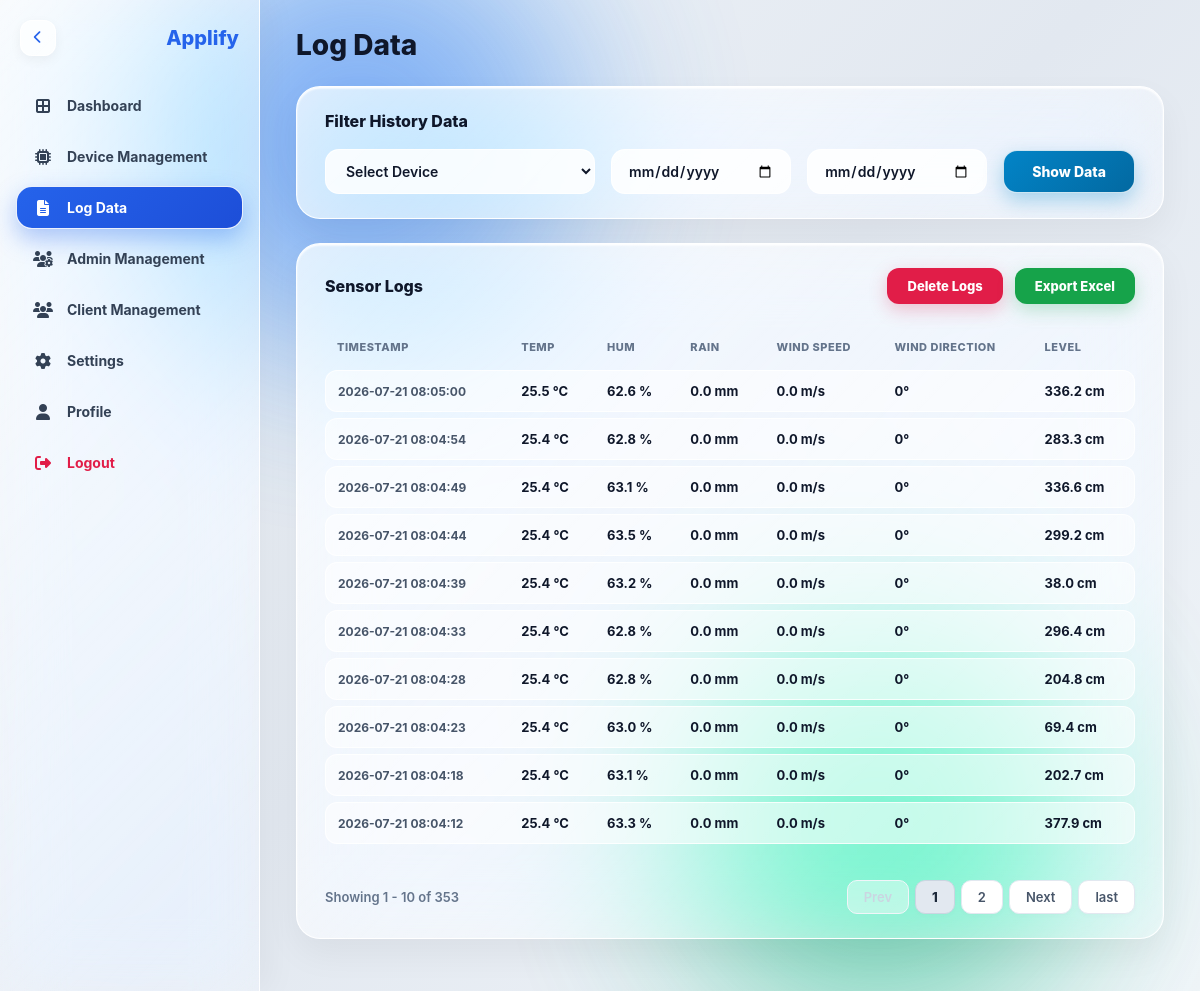
/log_data.php (signed in), run on the app's committed database.
### tables this page shows
CREATE TABLE `sensor_data` (
  `id` int(11) NOT NULL,
  `suhu` float NOT NULL,
  `kelembaban` float NOT NULL,
  `jarak` float NOT NULL,
  `waktu` timestamp NOT NULL DEFAULT current_timestamp(),
  `device_code` varchar(50) DEFAULT 'ST001',
  `rain` float DEFAULT 0,
  `wind_speed` float DEFAULT 0,
  `wind_direction` int(11) DEFAULT 0
);

### log_data.php (the view, shortened to what this page needs)
<?php
require 'config.php';
$selected_device = $_GET['device_code'] ?? '';
$start_date      = $_GET['start_date'] ?? '';
$end_date        = $_GET['end_date'] ?? '';
$page            = max(1, intval($_GET['page'] ?? 1));
$limit           = 10;
$offset          = ($page - 1) * $limit;
$where = ["1=1"];
$params = [];
$where_sql = implode(' AND ', $where);
$totalRows = 0;
try {
    $stmtCount = $pdo->prepare("SELECT COUNT(*) FROM sensor_data WHERE {$where_sql}");
    $stmtCount->execute($params);
    $totalRows = $stmtCount->fetchColumn() ?: 0;
} catch (PDOException $e) {}
$totalPages = max(1, ceil($totalRows / $limit));
$logsData = [];
try {
    $sqlData = "SELECT * FROM sensor_data WHERE {$where_sql} ORDER BY id DESC LIMIT {$limit} OFFSET {$offset}";
    $stmtData = $pdo->prepare($sqlData);
    $stmtData->execute($params);
    $logsData = $stmtData->fetchAll(PDO::FETCH_ASSOC);
} catch (PDOException $e) {}
$startItem = $totalRows > 0 ? ($offset + 1) : 0;
$endItem   = min($offset + $limit, $totalRows);
?>
<!DOCTYPE html>
<html lang="id">
<head>
<link rel="stylesheet" href="https://cdnjs.cloudflare.com/ajax/libs/font-awesome/6.5.1/css/all.min.css">
</head>
<body>
<div class="aurora-blob blob-blue"></div>
<div class="aurora-blob blob-green"></div>
<div class="layout">
  <div class="sidebar" id="sidebar">
    <div class="sidebar-header">
      <button class="sidebar-toggle-btn" onclick="toggleSidebar()" id="toggleBtn">
        <i class="fa-solid fa-chevron-left" id="toggleIcon"></i>
      </button>
      <div class="brand-title"><span>Applify</span></div>
    </div>
    <ul class="menu">
      <li><a href="dashboard.php" title="Dashboard"><i class="fa-solid fa-border-all"></i><span class="menu-text">Dashboard</span></a></li>
      <li><a href="device_management.php" title="Device Management"><i class="fa-solid fa-microchip"></i><span class="menu-text">Device Management</span></a></li>
      <li><a href="log_data.php" class="active" title="Log Data"><i class="fa-solid fa-file-lines"></i><span class="menu-text">Log Data</span></a></li>
      <li><a href="admin_management.php" title="Admin Management"><i class="fa-solid fa-users-gear"></i><span class="menu-text">Admin Management</span></a></li>
      <li><a href="client_management.php" title="Client Management"><i class="fa-solid fa-users"></i><span class="menu-text">Client Management</span></a></li>
      <li><a href="settings.php" title="Settings"><i class="fa-solid fa-gear"></i><span class="menu-text">Settings</span></a></li>
      <li><a href="profile.php" title="Profile"><i class="fa-solid fa-user"></i><span class="menu-text">Profile</span></a></li>
      <li><a href="logout.php" style="color: #e11d48;" title="Logout"><i class="fa-solid fa-right-from-bracket"></i><span class="menu-text">Logout</span></a></li>
    </ul>
  </div>
  <div class="main">
    <div class="topbar">
      <h1>Log Data</h1>
    </div>
    <div class="glass-card">
      <div class="card-title">Filter History Data</div>
      <form method="GET" class="filter-grid">
        <select name="device_code" class="form-control-custom">
          <option value="">Select Device</option>
        </select>
        <input type="date" name="start_date" class="form-control-custom" value="<?= htmlspecialchars($start_date) ?>">
        <input type="date" name="end_date" class="form-control-custom" value="<?= htmlspecialchars($end_date) ?>">
        <button type="submit" class="btn-show-data">Show Data</button>
      </form>
    </div>
    <div class="glass-card">
      <div class="logs-header">
        <div class="card-title" style="margin-bottom:0;">Sensor Logs</div>
        <div class="logs-actions">
          <form method="POST" style="display:inline;" onsubmit="return confirm('Apakah Anda yakin ingin menghapus SELURUH log data sensor?');">
            <button type="submit" class="btn-delete-logs">Delete Logs</button>
          </form>
          <a href="log_data.php?export=excel&device_code=<?= urlencode($selected_device) ?>&start_date=<?= urlencode($start_date) ?>&end_date=<?= urlencode($end_date) ?>" class="btn-export-excel">
            Export Excel
          </a>
        </div>
      </div>
      <div class="table-responsive">
        <table>
          <thead>
            <tr>
              <th>TIMESTAMP</th>
              <th>TEMP</th>
              <th>HUM</th>
              <th>RAIN</th>
              <th>WIND SPEED</th>
              <th>WIND DIRECTION</th>
              <th>LEVEL</th>
            </tr>
          </thead>
          <tbody>
            <?php if (empty($logsData)): ?>
              <tr>
                <td colspan="7" style="text-align: center; color: #64748b; padding: 30px;">Tidak ada data log yang ditemukan.</td>
              </tr>
            <?php else: foreach ($logsData as $row): ?>
              <tr>
                <td style="color: #475569; font-size: 12px;"><?= htmlspecialchars($row['waktu']) ?></td>
                <td><?= number_format($row['suhu'], 1) ?> °C</td>
                <td><?= number_format($row['kelembaban'], 1) ?> %</td>
                <td><?= number_format($row['rain'] ?? 0, 1) ?> mm</td>
                <td><?= number_format($row['wind_speed'] ?? 0, 1) ?> m/s</td>
                <td><?= number_format($row['wind_direction'] ?? 0, 0) ?>°</td>
                <td><?= number_format($row['jarak'], 1) ?> cm</td>
              </tr>
            <?php endforeach; endif; ?>
          </tbody>
        </table>
      </div>
      <div class="pagination-container">
        <div class="showing-text">
          Showing <?= $startItem ?> - <?= $endItem ?> of <?= $totalRows ?>
        </div>
        <div class="pagination-nav">
          <?php
            $queryString = "device_code=" . urlencode($selected_device) . "&start_date=" . urlencode($start_date) . "&end_date=" . urlencode($end_date);
            $startPage = max(1, $page);
            $endPage   = min($totalPages, $startPage + 1);
          ?>
          <a href="log_data.php?<?= $queryString ?>&page=<?= max(1, $page - 1) ?>" class="pag-btn <?= $page <= 1 ? 'disabled' : '' ?>">Prev</a>
          <?php for ($i = $startPage; $i <= $endPage; $i++): ?>
            <a href="log_data.php?<?= $queryString ?>&page=<?= $i ?>" class="pag-btn <?= $i === $page ? 'active' : '' ?>"><?= $i ?></a>
          <?php endfor; ?>
          <a href="log_data.php?<?= $queryString ?>&page=<?= min($totalPages, $page + 1) ?>" class="pag-btn <?= $page >= $totalPages ? 'disabled' : '' ?>">Next</a>
          <a href="log_data.php?<?= $queryString ?>&page=<?= $totalPages ?>" class="pag-btn <?= $page >= $totalPages ? 'disabled' : '' ?>">last</a>
        </div>
      </div>
    </div>
  </div>
</div>
</body>
</html>

### data on the page
sensor_data: waktu "2026-07-21 08:05:00", suhu "25.5", kelembaban "62.6", rain "0.0", wind_speed "0.0", wind_direction "0", jarak "336.2"
sensor_data: waktu "2026-07-21 08:04:54", suhu "25.4", kelembaban "62.8", rain "0.0", wind_speed "0.0", wind_direction "0", jarak "283.3"
sensor_data: waktu "2026-07-21 08:04:49", suhu "25.4", kelembaban "63.1", rain "0.0", wind_speed "0.0", wind_direction "0", jarak "336.6"
sensor_data: waktu "2026-07-21 08:04:44", suhu "25.4", kelembaban "63.5", rain "0.0", wind_speed "0.0", wind_direction "0", jarak "299.2"
sensor_data: waktu "2026-07-21 08:04:39", suhu "25.4", kelembaban "63.2", rain "0.0", wind_speed "0.0", wind_direction "0", jarak "38.0"
sensor_data: waktu "2026-07-21 08:04:33", suhu "25.4", kelembaban "62.8", rain "0.0", wind_speed "0.0", wind_direction "0", jarak "296.4"
sensor_data: waktu "2026-07-21 08:04:28", suhu "25.4", kelembaban "62.8", rain "0.0", wind_speed "0.0", wind_direction "0", jarak "204.8"
sensor_data: waktu "2026-07-21 08:04:23", suhu "25.4", kelembaban "63.0", rain "0.0", wind_speed "0.0", wind_direction "0", jarak "69.4"
sensor_data: waktu "2026-07-21 08:04:18", suhu "25.4", kelembaban "63.1", rain "0.0", wind_speed "0.0", wind_direction "0", jarak "202.7"
sensor_data: waktu "2026-07-21 08:04:12", suhu "25.4", kelembaban "63.3", rain "0.0", wind_speed "0.0", wind_direction "0", jarak "377.9"

### other printed values
$startItem "1"
$endItem "10"
$totalRows "353"
